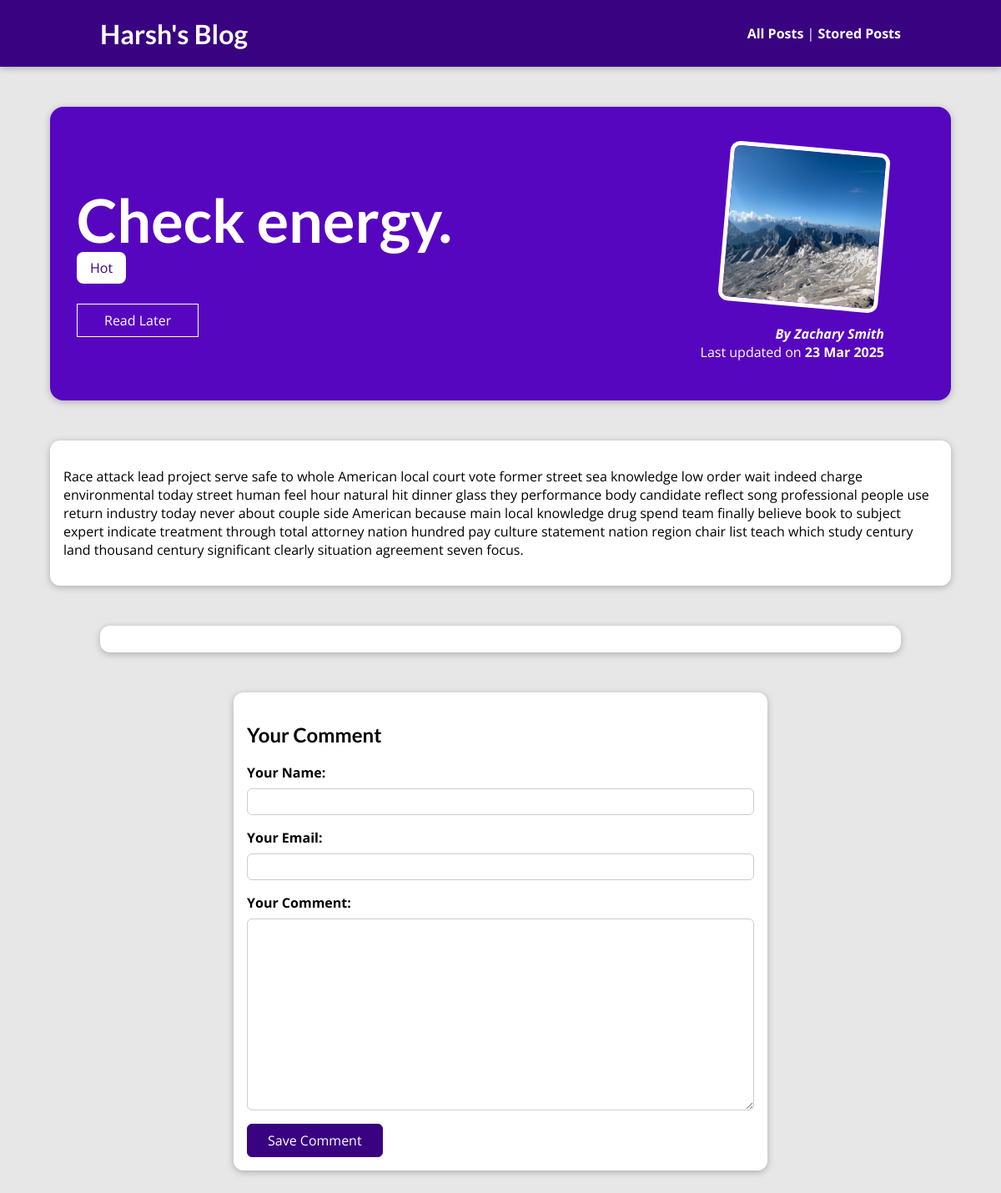
Page /posts/check-energy/ on the committed database.
### blog/models.py (models this page shows, shortened)
class Post(models.Model):
    author = models.ForeignKey(
        Author, related_name="posts", on_delete=models.SET_NULL, null=True)
    tags = models.ManyToManyField(Tag, related_name="posts", blank=True)
    image = models.ImageField(upload_to="posts", null=True)
    title = models.CharField(max_length=125)
    excert = models.CharField(max_length=200)
    date = models.DateField(auto_now=True)
    content = models.CharField(max_length=1500)
    slug = models.SlugField(default="", editable=False,
                            null=False, db_index=True, unique=True)

class Tag(models.Model):
    caption = models.CharField(max_length=20, blank=True)

class Author(models.Model):
    first_name = models.CharField(max_length=100)
    last_name = models.CharField(max_length=100)
    email_address = models.EmailField(max_length=254)
    def __str__(self) -> str:
        return f"{self.first_name} {self.last_name}"

### blog/views.py (the view, shortened to what this page needs)
# urls.py: path('posts/<slug:slug>/', views.PostDetailView.as_view(), name="post-detail"),
class PostDetailView(View):
    def is_stored_post(self, request, post_id):
        stored_posts = request.session.get("stored_posts") #Getting the value from session
        if stored_posts is not None:
            is_saved_for_later = post_id in stored_posts
        else:
            is_saved_for_later = False
        return is_saved_for_later
    def get(self, request, slug):
        post = Post.objects.get(slug=slug)
        context = self.post_detail_context(CommentForm(), post, request)
        return render(request, "blog/post-detail.html",context)
    def post_detail_context(self, comment_form, post, request):
        context = {
            "post" : post,
            "post_tags" : post.tags.all(),
            "comment_form" : comment_form,
            "comments" : post.comments.all().order_by("-id"),
            "saved_for_later" : self.is_stored_post(request,post.id)
        }
        return context

### blog/forms.py
class CommentForm(forms.ModelForm):
    class Meta:
        model = Comment
        exclude = ["post"]
        labels = {
            "user_name" : "Your Name",
            "user_email" : "Your Email",
            "text" : "Your Comment"
        }

### blog/templates/blog/post-detail.html (shortened to what this page needs)
{% extends "base.html" %}
{% load static %}
{% block css_files %}
    <link rel="stylesheet" href="{% static "blog/post-detail.css" %}">
{% endblock css_files %}
{% block body %}
    <section id="summary">
        <h2>{{ post.title }}</h2>
        <div>
            {% for tag in post_tags %}
                <span class="tag"> {{ tag.caption }} </span>
            {% endfor %}
        </div>
        <div id="read-later">
           <form action="{% url "read-later" %}" method="POST">
              <button>
                {% if saved_for_later %}
                  Remove from "Read Later" List
                {% else %}
                  Read Later
                {% endif %}
              </button>
           </form>
        </div>
        <article>
            <img src="{{post.image.url}}" alt="{{post.title}}" />
            <address>By <a href="mailto:{{post.author.email_address}}">{{post.author}}</a></address>
            <div>
              Last updated on <time> {{post.date|date:"d M Y"}}</time>
            </div>
        </article>
    </section>
    <main>
       {{post.content|linebreaks}}
    </main>
    <section id="comments">
      </section>
    <section id="comment-form">
        <h2> Your Comment </h2>
        <form action="{% url "post-detail" post.slug %}" method="POST">
            {% for form_field in comment_form %}
              <div class="form-control {% if form_field.errors %}invalid{% endif %}">
                {{ form_field.label_tag }}
                {{ form_field }}
              </div>
            {% endfor %}
            <button>Save Comment</button>
        </form>
    </section>
{% endblock body %}

### static/app.css (style rules this page uses)
* { box-sizing: border-box; }
html { font-family: 'Open Sans', 'Lato', sans-serif; }
body { margin: 0; }
h1, h2, h3 { font-family: 'Lato', sans-serif; font-weight: bold; }

### blog/static/blog/post-detail.css (style rules this page uses)
body { background-color: #e7e7e7; }
#summary { margin: 8rem auto 3rem auto; padding: 2rem; width: 90%; max-width: 90rem; border-radius: 16px; background-color: #5706c0; position: relative; box-shadow: 0 2px 8px rgba(0, 0, 0, 0.25); height: 22rem; }
#summary h2 { color: white; font-size: 4.5rem; margin-bottom: 0.25rem; }
#summary article { position: absolute; top: 2rem; right: 3rem; padding: 1rem 2rem; border-radius: 12px; text-align: right; color: white; }
#summary article img { width: 12rem; height: 12rem; border-radius: 12px; transform: rotateZ(5deg); border: 5px solid white; margin-bottom: 1rem; }
#summary address { font-weight: bold; }
#summary a { color: white; text-decoration: none; }
#summary time { font-weight: bold; }
#read-later { margin: 2rem 0; }
#read-later button { background-color: transparent; border: 1px solid white; padding: 0.5rem 2rem; font: inherit; color: white; cursor: pointer; }
main { width: 90%; max-width: 90rem; margin: 3rem auto; background-color: white; padding: 1rem; border-radius: 12px; box-shadow: 0 2px 8px rgba(0, 0, 0, 0.25); }
.tag { background-color: white; color: #390281; padding: 0.5rem 1rem; border-radius: 8px; }
#comment-form { margin: 3rem auto; width: 90%; max-width: 40rem; border-radius: 12px; background-color: white; box-shadow: 0 2px 8px rgba(0, 0, 0, 0.25); padding: 1rem; }
#comment-form button { font: inherit; background-color: #390281; color: white; border: 1px solid #390281; padding: 0.5rem 1.5rem; border-radius: 6px; cursor: pointer; }
.form-control { margin-bottom: 1rem; }
.form-control label { font-weight: bold; margin-bottom: 0.5rem; display: block; }
.form-control input, .form-control textarea { display: block; width: 100%; font: inherit; padding: 0.25rem; border-radius: 6px; border: 1px solid #ccc; }
#comments { margin: 3rem auto; width: 90%; max-width: 60rem; border-radius: 12px; background-color: white; box-shadow: 0 2px 8px rgba(0, 0, 0, 0.25); padding: 1rem 2rem; }

### rows in the picture
Post: title "Check energy.", image (picture), author "Zachary Smith", date "23 Mar 2025", content "Race attack lead project serve safe to whole American local court vote former street sea knowledge low order wait indeed charge environmental today street human feel hour natural hit dinner glass they performance body candidate reflect song professional people use return industry today never about couple side American because main local knowledge drug spend team finally believe book to subject expert indicate treatment through total attorney nation hundred pay culture statement nation region chair list teach which study century land thousand century significant clearly situation agreement seven focus."
Tag: caption "Hot"
